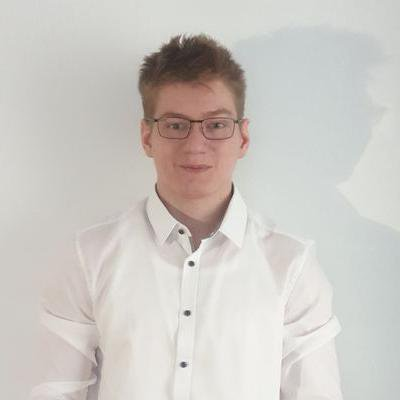
#> input picture imageAuto/imgs/6.jpg, 400 x 400 px; its folder holds only this picture in this run
$ python imageprj.py
#> lines starting #> are read from the running program, lines starting #| are printed output that depends on the picture
from PIL import Image, ImageEnhance, ImageFilter
import os

path = './imgs'
pathOut = '/editedImg'

for filename in os.listdir(path):
    img = Image.open(f"{path}/{filename}")
#> img is the input picture: PIL image 400x400 RGB; mean R, G, B 204.9, 200.9, 196.1

    #edit = img.filter(ImageFilter.SHARPEN).convert('L').rotate(-90)
    edit = img.filter(ImageFilter.SHARPEN).convert('L').rotate(0)
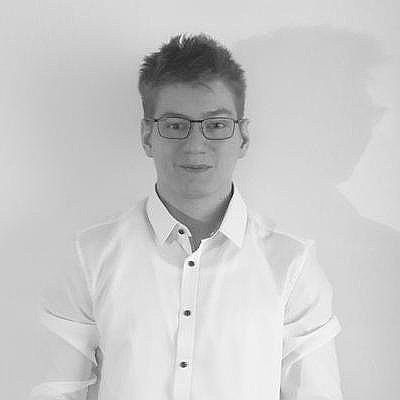
#> edit: PIL image 400x400 L; min 1, max 255, mean 201.6
    factor = 2.5
    enchancer = ImageEnhance.Contrast(edit)
    edit = enchancer.enhance(factor)
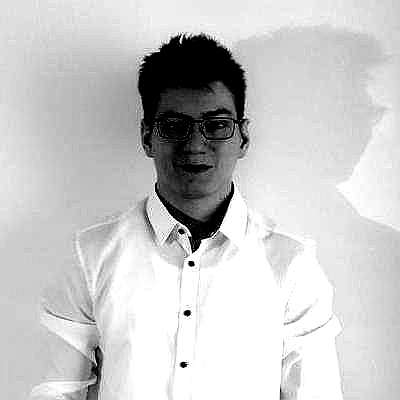
#> edit: PIL image 400x400 L; min 0, max 255, mean 201.1
    clean_name = os.path.splitext(filename)[0]

    edit.save(f'.{pathOut}/{clean_name}_edited.jpg')
